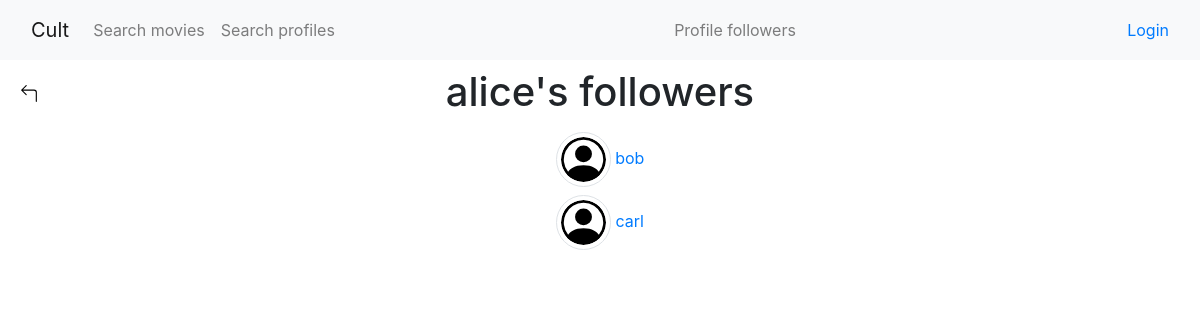
/profile/1/followers/, run on the app's committed database.
### core/models.py (models this page shows, shortened)
class Profile(models.Model):
    user = models.OneToOneField(get_user_model(), on_delete=models.CASCADE)
    propic = models.ImageField(                             # profile picture
        upload_to='profile_pictures',
        default=join('static', 'default_propic.svg'),
        blank=True)
    bio = models.TextField(blank=True)                      # biography
    stars = models.ManyToManyField(                         # starred reviews
        'Review',
        through='Star',
        related_name='stars',
        blank=True)
    reviews = models.ManyToManyField(                       # movies reviews
        Movie,
        through='Review',
        related_name='reviews',
        blank=True)
    logs = models.ManyToManyField(                          # logged movies
        Movie,
        through='Log',
        related_name='logs',
        blank=True)
    watchlists = models.ManyToManyField(                    # watchlisted movies
        Movie,
        through='WatchList',
        related_name='watchlists',
        blank=True)
    favourites = models.ManyToManyField(                    # favourites movies
        Movie,
        through='Favourite',
        related_name='favourites',
        blank=True
    )
    follows = models.ManyToManyField(                       # followed profiles
        'self',
        through='Follow',
        related_name='followers',
        symmetrical=False,
        blank=True)

### core/views.py (the view)
# urls.py: path('profile/<pk>/followers/', FollowersView.as_view(), name='followers_list'),
class FollowersView(FollowingView):
    def get_queryset(self):
        profile = get_object_or_404(Profile, user__profile__pk=self.kwargs['pk'])
        return profile.followers.all().order_by('user__username')
    def get_context_data(self, **kwargs):
        context = super().get_context_data(**kwargs)
        context['profile'] = get_object_or_404(Profile, user__profile__pk=self.kwargs['pk'])
        context['reason'] = 'followers'
        return context

### core/templatetags/user_groups.py (called while the page is built)
@register.filter(name='in_group')
def in_group(user, group_name):
    if user.is_authenticated:
        return user.groups.filter(name=group_name).exists()
    return False

### core/views.py (called while the page is built)
    def get_context_data(self, **kwargs):
        context = super().get_context_data(**kwargs)
        context['profile'] = get_object_or_404(Profile, user__profile__pk=self.kwargs['pk'])
        context['reason'] = 'following'
        return context

### core/templates/follow_list.html (shortened to what this page needs)
{% extends "base.html" %}
{% load static %}
{% block header %}
{% if reason == 'following' %}
        Profile followings
    {% elif reason == 'followers' %}
        Profile followers
    {% endif %}
{% endblock %}
{% block content %}
<div style="position: absolute; top: 80px; left: 20px; z-index: 10;">
    <a href="javascript:history.back()">
        <img src="{% static 'back.svg' %}" alt="" width="18" height="18">
    </a>
</div>
<div style="text-align: center;" class="mt-2">
    {% if reason == 'following' %}
        <h1>Profiles {{profile.user.username}} follows</h1>
    {% elif reason == 'followers' %}
        <h1>{{profile.user.username}}'s followers</h1>
    {% endif %}
</div>
<div class="container d-flex flex-column align-items-center">
    {% for follow in object %}
        <div class="mt-2">
            <img style="width:55px;height:55px" class="object-fit-fill rounded-circle img-thumbnail"
            src="{{ follow.propic.url }}" alt="{{ follow.user.username }}">
            <a href="{% url 'core:profile_page' follow.pk %}">
                {{ follow.user.username }}
            </a>
        </div>
    {% endfor %}
</div>
{% endblock %}

### templates_base/base.html (style rules this page uses)
html, body { height: 100%; }
.container { max-width: 100vw; height: calc(100vh - 60px); overflow-y: auto; }

### data on the page
Profile: user.username "alice"
Profile: propic (placeholder picture), user.username "bob"
Profile: propic (placeholder picture), user.username "carl"
